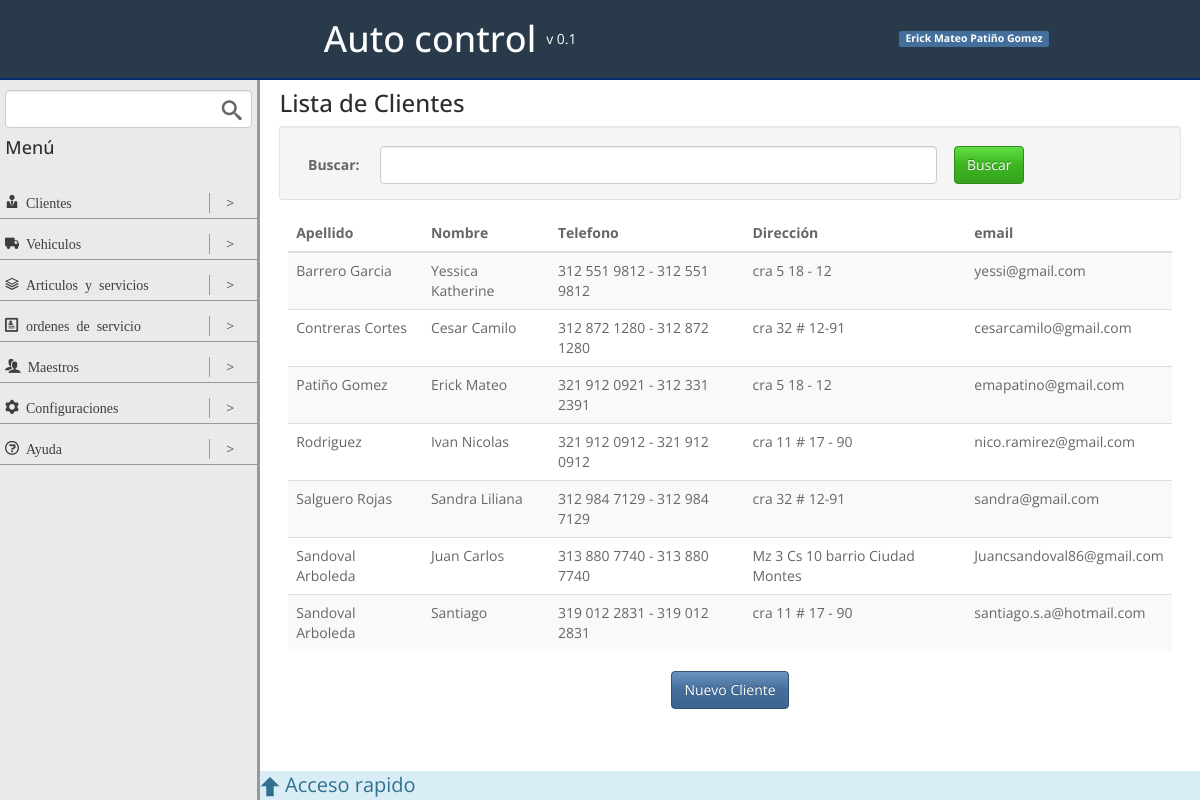
/clientes/, run on an earlier commit of the app's database.
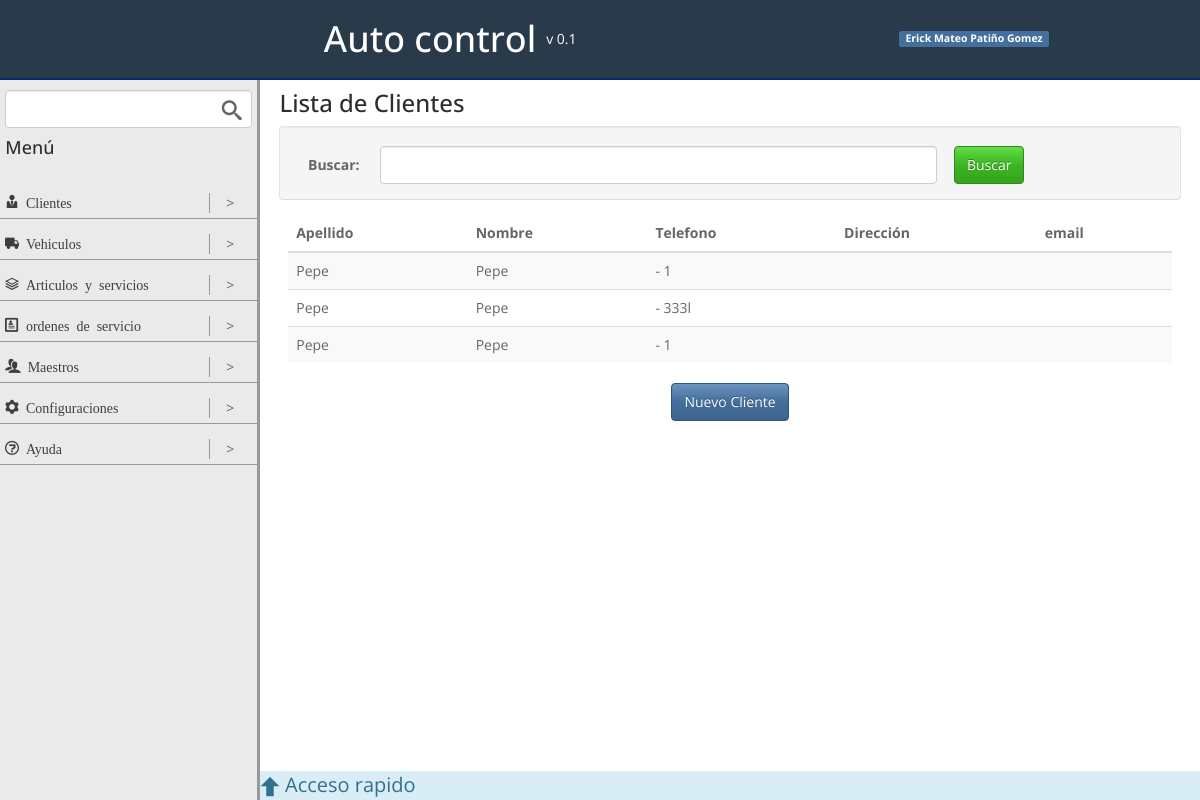
And on a later commit of the database.
### clientes/models.py (models this page shows, shortened)
class clienteModel(models.Model):
	nombre = models.CharField(max_length=50)
	apellido = models.CharField(max_length=50)
	documento = models.CharField(max_length=20)
	telefono = models.CharField(max_length=20, blank=True, null=True)
	celular = models.CharField(max_length=50)
	direccion = models.CharField(max_length=50, blank=True, null=True)
	email = models.EmailField(blank=True, null=True)

### clientes/views.py (the view)
# urls.py: url(r'^clientes/$', listClientesView.as_view(), name = 'list_clientes'),
class listClientesView(ListView):
	queryset = clienteModel.objects.all().order_by('apellido')
	template_name = 'list_clientes.html'
	context_object_name = 'clientes'
	paginate_by = 10

### clientes/templates/list_clientes.html (shortened to what this page needs)
{% extends "base.html" %}
{% block contentViewTitle %}
	<h3>
		Lista de Clientes
	</h3>
{% endblock contentViewTitle %}
{% block content %}
	<div class="row well actions-top middle">
		<div class="col-1">
			<label for="">Buscar:</label>
		</div>
		<div class="col-8">
			<input type="text" class="form-control" placeholder="">
		</div>
		<div class="col-3">
			<input type="submit" class="btn btn-success" value="Buscar">
		</div>
	</div>
	<table class="table table-striped table-hover ">
		<thead>
			<tr>
				<th>Apellido</th>
				<th>Nombre</th>
				<th>Telefono</th>
				<th>Dirección</th>
				<th>email</th>
			</tr>
		</thead>
		<tbody>
			{% for cliente in clientes %}
				<tr>
					<td>{{ cliente.apellido }}</td>
					<td>{{ cliente.nombre }}</td>
					<td>{{ cliente.telefono }} - {{ cliente.celular }}</td>
					<td>{{ cliente.direccion }}</td>
					<td>{{ cliente.email }}</td>
				</tr>
			{% endfor %}
		</tbody>
	</table>
	<div class="row center">
		<a href="{% url 'create_clientes' %}" class="btn btn-primary">Nuevo Cliente</a>
	</div>
{% endblock content %}

### app/templates/base.html (shortened to what this page needs)
{% load staticfiles %}
<!DOCTYPE html>
<html lang="en">
<head>
	<link href="{% static 'css/bootstrap.css' %}" rel="stylesheet">
	<link href="{% static 'css/styles.css' %}" rel="stylesheet">
</head>
<body>
	<div class="header">
		<div class="container header">
			<div class="row header bottom">
				<div class="col-6 app-name middle">
					<h1 class="app-name-title">Auto control</h1>
					<span class="version">v 0.1</span>
				</div>
				<div class="col-3 header-info middle">
					<span class="label label-primary"> Erick Mateo Patiño Gomez</span>
				</div>
			</div>
		</div>
	</div>
	<div class="content-main">
		<div class="menu-content">
			<div class="container">
				<div class="row menu-search">
					<input class="form-control" type="text">
					<span class="icon-search search-menu"></span>
				</div>
				<div class="row">
					<h4>Menú</h4>
				</div>
			</div>
			<div class="menu">
				<ul class="menu-list">
					<li class="menu-group">
						<div class="row menu-group-item">
							<a class="col-10" href="#">
								<div>
									<span class="icon-user-tie"> Clientes</span>
								</div>
							</a>
							<div class="col-2 center middle show-submenu">
								<span>></span>
							</div>
						</div>
					</li>
					<li class="menu-group">
						<div class="row menu-group-item">
							<a class="col-10" href="#">
								<div>
									<span class="icon-truck"> Vehiculos</span>
								</div>
							</a>
							<div class="col-2 center middle show-submenu">
								<span>></span>
							</div>
						</div>
					</li>
					<li class="menu-group">
						<div class="row menu-group-item">
							<a class="col-10" href="#">
								<div>
									<span class="icon-stack"> Articulos y servicios</span>
								</div>
							</a>
							<div class="col-2 center middle show-submenu">
								<span>></span>
							</div>
						</div>
					</li>
					<li class="menu-group">
						<div class="row menu-group-item">
							<a class="col-10" href="#">
								<div>
									<span class="icon-profile"> ordenes de servicio</span>
								</div>
							</a>
							<div class="col-2 center middle show-submenu">
								<span>></span>
							</div>
						</div>
					</li>
					<li class="menu-group">
						<div class="row menu-group-item">
							<a class="col-10" href="#">
								<div>
									<span class="icon-users"> Maestros</span>
								</div>
							</a>
							<div class="col-2 center middle show-submenu">
								<span>></span>
							</div>
						</div>
					</li>
					<li class="menu-group">
						<div class="row menu-group-item">
							<a class="col-10" href="#">
								<div>
									<span class="icon-cog"> Configuraciones</span>
								</div>
							</a>
							<div class="col-2 center middle show-submenu">
								<span>></span>
							</div>
						</div>
					</li>
					<li class="menu-group">
						<div class="row menu-group-item">
							<a class="col-10" href="#">
								<div>
									<span class="icon-question"> Ayuda</span>
								</div>
							</a>
							<div class="col-2 center middle show-submenu">
								<span>></span>
							</div>
						</div>
					</li>
				</ul>
			</div>
		</div>
		<div class="content-view">
			<div class="row quick-access-bar">
				<span class="icon-arrow-up icon"></span>
				<span>Acceso rapido</span>
			</div>
			<div class="container">
				<div class="row content-view-title middle">
					{% block contentViewTitle %}
					{% endblock contentViewTitle %}
				</div>
				{% block content %}
				{% endblock content %}
			</div>
		</div>
	</div>
</body>
</html>

### static/css/styles.css (style rules this page uses)
.container { margin-right:auto;margin-left:auto;padding-right:2%;padding-left:2%;max-width:98% }
.row { box-sizing:border-box;display:-webkit-flex;display:-ms-flexbox;display:-webkit-box;display:flex;-webkit-flex:0 1 auto;-ms-flex:0 1 auto;-webkit-box-flex:0;flex:0 1 auto;-webkit-flex-direction:row;-ms-flex-direction:row;-webkit-box-orient:horizontal;-webkit-box-direction:normal;flex-direction:row;-webkit-flex-wrap:wrap;-ms-flex-wrap:wrap;flex-wrap:wrap;margin-right:-1%;margin-left:-1% }
.col-0,.col-1,.col-2,.col-3,.col-4,.col-5,.col-6,.col-7,.col-8,.col-9,.col-10,.col-11,.col-12 { box-sizing:border-box;-webkit-flex:0 0 auto;-ms-flex:0 0 auto;-webkit-box-flex:0;flex:0 0 auto;padding-right:1%;padding-left:1% }
.col-1 { -ms-flex-preferred-size:8.333%;-webkit-flex-basis:8.333%;flex-basis:8.333%;max-width:8.333% }
.col-2 { -ms-flex-preferred-size:16.667%;-webkit-flex-basis:16.667%;flex-basis:16.667%;max-width:16.667% }
.col-3 { -ms-flex-preferred-size:25%;-webkit-flex-basis:25%;flex-basis:25%;max-width:25% }
.col-6 { -ms-flex-preferred-size:50%;-webkit-flex-basis:50%;flex-basis:50%;max-width:50% }
.col-8 { -ms-flex-preferred-size:66.667%;-webkit-flex-basis:66.667%;flex-basis:66.667%;max-width:66.667% }
.col-10 { -ms-flex-preferred-size:83.333%;-webkit-flex-basis:83.333%;flex-basis:83.333%;max-width:83.333% }
.center { -webkit-justify-content:center;-ms-flex-pack:center;-webkit-box-pack:center;justify-content:center;text-align:center }
.middle { -webkit-align-items:center;-ms-flex-align:center;-webkit-box-align:center;align-items:center }
.bottom { -webkit-align-items:flex-end;-ms-flex-align:end;-webkit-box-align:end;align-items:flex-end }
[class^="icon-"],[class*=" icon-"] { font-family:'autocontrol';speak:none;font-style:normal;font-weight:normal;font-variant:normal;text-transform:none;line-height:1;-webkit-font-smoothing:antialiased;-moz-osx-font-smoothing:grayscale }
.icon-profile:before { content:"\e923" }
.icon-stack:before { content:"\e92e" }
.icon-users:before { content:"\e972" }
.icon-user-tie:before { content:"\e976" }
.icon-search:before { content:"\e986" }
.icon-cog:before { content:"\e994" }
.icon-truck:before { content:"\e9b0" }
.icon-question:before { content:"\ea09" }
.icon-arrow-up:before { content:"\ea32" }
html,body { height:100% }
h1,h2,h3,h4 { margin:0 }
h4 { margin-bottom:15px }
ul { margin:0;padding:0 }
li { list-style:none }
a { color:#3d3f3f;text-decoration:none }
label { margin:0 }
input { margin:0 }
input[type="text"] { width:100% }
.header { background-color:#293a4a;border-bottom:2px solid #062a6b;height:80px;color:#fff }
.app-name { height:100%;display:flex }
.app-name-title { color:#fff;display:inline-block;margin-right:10px }
.header-info { height:100%;display:flex }
.content-view { width:calc(100% - 260px);overflow:overlay; }
.content-view-title { margin-bottom:10px;margin-top:10px }
.menu-content { background-color:#eaeaea;border-right:3px solid #999;width:260px }
.menu-search { margin-top:10px;margin-bottom:10px;position:relative }
.search-menu { position:absolute;top:10px;font-size:20px;right:10px }
.content-main { display:flex;height:calc(100% - 80px) }
.menu-list { margin:0;margin-top:15px;padding:0; }
.menu-list li { list-style:none }
.menu-group { border-bottom:1px solid #999;margin-bottom:10px }
.menu-group-item { padding:5px;margin-right:1px; }
.menu-group-item a { color:#3d3f3f;text-decoration:none;border-right:1px solid #999 }
.show-submenu { cursor:pointer }
.actions-top { margin-top:10px;padding-bottom:15px;border-bottom:1px solid #dcdcdc;margin-bottom:15px }
.quick-access-bar { background-color:#d9edf7;color:#31708f;font-size:20px;margin:0;padding-right:10px;width:calc(100% - 260px);position:absolute;bottom:0; }
.quick-access-bar .icon { padding-top:5px;padding-right:5px }

What changed in the data, as far as the page shows it:
removed clienteModel: apellido "Barrero Garcia", nombre "Yessica Katherine", telefono "312 551 9812", celular "312 551 9812", direccion "cra 5 18 - 12", email "yessi@gmail.com"
removed clienteModel: apellido "Contreras Cortes", nombre "Cesar Camilo", telefono "312 872 1280", celular "312 872 1280", direccion "cra 32 # 12-91", email "cesarcamilo@gmail.com"
removed clienteModel: apellido "Patiño Gomez", nombre "Erick Mateo", telefono "321 912 0921", celular "312 331 2391", direccion "cra 5 18 - 12", email "emapatino@gmail.com"
removed clienteModel: apellido "Rodriguez", nombre "Ivan Nicolas", telefono "321 912 0912", celular "321 912 0912", direccion "cra 11 # 17 - 90", email "nico.ramirez@gmail.com"
removed clienteModel: apellido "Salguero Rojas", nombre "Sandra Liliana", telefono "312 984 7129", celular "312 984 7129", direccion "cra 32 # 12-91", email "sandra@gmail.com"
removed clienteModel: apellido "Sandoval Arboleda", nombre "Juan Carlos", telefono "313 880 7740", celular "313 880 7740", direccion "Mz 3 Cs 10 barrio Ciudad Montes", email "Juancsandoval86@gmail.com"
removed clienteModel: apellido "Sandoval Arboleda", nombre "Santiago", telefono "319 012 2831", celular "319 012 2831", direccion "cra 11 # 17 - 90", email "santiago.s.a@hotmail.com"
added clienteModel: apellido "Pepe", nombre "Pepe", celular "1"
added clienteModel: apellido "Pepe", nombre "Pepe", celular "333l"
added clienteModel: apellido "Pepe", nombre "Pepe", celular "1"
